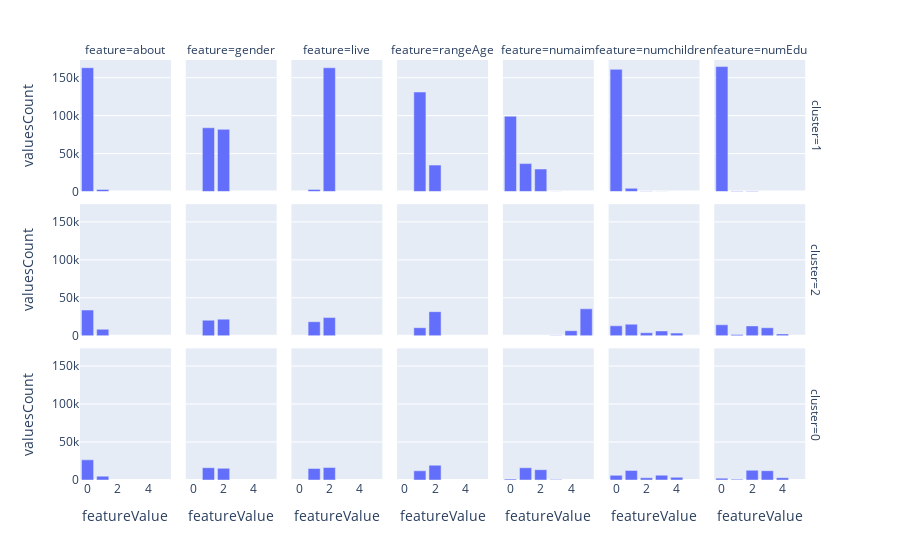

This figure's notebook cell:
### Code cell
import plotly.express as px
df = dfRes
fig = px.bar(df, x="featureValue", y="valuesCount",
             facet_col="feature", facet_row='cluster')
fig.show()

### Figure 1 — Plotly figure (JSON) as saved in the notebook; plotly's stock layout.template omitted (floating-point values rounded to 4 significant figures)
{"data": [{"alignmentgroup": "True", "hovertemplate": "cluster=1<br>feature=about<br>featureValue=%{x}<br>valuesCount=%{y}<extra></extra>", "legendgroup": "", "marker": {"color": "#636efa", "pattern": {"shape": ""}}, "name": "", "offsetgroup": "", "orientation": "v", "showlegend": false, "textposition": "auto", "type": "bar", "x": [0, 1], "xaxis": "x15", "y": [163102, 2845], "yaxis": "y15"}, {"alignmentgroup": "True", "hovertemplate": "cluster=1<br>feature=gender<br>featureValue=%{x}<br>valuesCount=%{y}<extra></extra>", "legendgroup": "", "marker": {"color": "#636efa", "pattern": {"shape": ""}}, "name": "", "offsetgroup": "", "orientation": "v", "showlegend": false, "textposition": "auto", "type": "bar", "x": [1, 2], "xaxis": "x16", "y": [84023, 81924], "yaxis": "y16"}, {"alignmentgroup": "True", "hovertemplate": "cluster=1<br>feature=live<br>featureValue=%{x}<br>valuesCount=%{y}<extra></extra>", "legendgroup": "", "marker": {"color": "#636efa", "pattern": {"shape": ""}}, "name": "", "offsetgroup": "", "orientation": "v", "showlegend": false, "textposition": "auto", "type": "bar", "x": [2, 1], "xaxis": "x17", "y": [163020, 2927], "yaxis": "y17"}, {"alignmentgroup": "True", "hovertemplate": "cluster=1<br>feature=rangeAge<br>featureValue=%{x}<br>valuesCount=%{y}<extra></extra>", "legendgroup": "", "marker": {"color": "#636efa", "pattern": {"shape": ""}}, "name": "", "offsetgroup": "", "orientation": "v", "showlegend": false, "textposition": "auto", "type": "bar", "x": [1, 2], "xaxis": "x18", "y": [131065, 34882], "yaxis": "y18"}, {"alignmentgroup": "True", "hovertemplate": "cluster=1<br>feature=numaim<br>featureValue=%{x}<br>valuesCount=%{y}<extra></extra>", "legendgroup": "", "marker": {"color": "#636efa", "pattern": {"shape": ""}}, "name": "", "offsetgroup": "", "orientation": "v", "showlegend": false, "textposition": "auto", "type": "bar", "x": [0, 1, 2, 3], "xaxis": "x19", "y": [99250, 36853, 29667, 177], "yaxis": "y19"}, {"alignmentgroup": "True", "hovertemplate": "cluster=1<br>feature=numchildren<br>featureValue=%{x}<br>valuesCount=%{y}<extra></extra>", "legendgroup": "", "marker": {"color": "#636efa", "pattern": {"shape": ""}}, "name": "", "offsetgroup": "", "orientation": "v", "showlegend": false, "textposition": "auto", "type": "bar", "x": [0, 1, 2, 3], "xaxis": "x20", "y": [160939, 4344, 570, 94], "yaxis": "y20"}, {"alignmentgroup": "True", "hovertemplate": "cluster=1<br>feature=numEdu<br>featureValue=%{x}<br>valuesCount=%{y}<extra></extra>", "legendgroup": "", "marker": {"color": "#636efa", "pattern": {"shape": ""}}, "name": "", "offsetgroup": "", "orientation": "v", "showlegend": false, "textposition": "auto", "type": "bar", "x": [0, 2, 1], "xaxis": "x21", "y": [164584, 694, 669], "yaxis": "y21"}, {"alignmentgroup": "True", "hovertemplate": "cluster=2<br>feature=about<br>featureValue=%{x}<br>valuesCount=%{y}<extra></extra>", "legendgroup": "", "marker": {"color": "#636efa", "pattern": {"shape": ""}}, "name": "", "offsetgroup": "", "orientation": "v", "showlegend": false, "textposition": "auto", "type": "bar", "x": [0, 1], "xaxis": "x8", "y": [33891, 8565], "yaxis": "y8"}, {"alignmentgroup": "True", "hovertemplate": "cluster=2<br>feature=gender<br>featureValue=%{x}<br>valuesCount=%{y}<extra></extra>", "legendgroup": "", "marker": {"color": "#636efa", "pattern": {"shape": ""}}, "name": "", "offsetgroup": "", "orientation": "v", "showlegend": false, "textposition": "auto", "type": "bar", "x": [2, 1], "xaxis": "x9", "y": [21918, 20538], "yaxis": "y9"}, {"alignmentgroup": "True", "hovertemplate": "cluster=2<br>feature=live<br>featureValue=%{x}<br>valuesCount=%{y}<extra></extra>", "legendgroup": "", "marker": {"color": "#636efa", "pattern": {"shape": ""}}, "name": "", "offsetgroup": "", "orientation": "v", "showlegend": false, "textposition": "auto", "type": "bar", "x": [2, 1], "xaxis": "x10", "y": [23959, 18497], "yaxis": "y10"}, {"alignmentgroup": "True", "hovertemplate": "cluster=2<br>feature=rangeAge<br>featureValue=%{x}<br>valuesCount=%{y}<extra></extra>", "legendgroup": "", "marker": {"color": "#636efa", "pattern": {"shape": ""}}, "name": "", "offsetgroup": "", "orientation": "v", "showlegend": false, "textposition": "auto", "type": "bar", "x": [2, 1], "xaxis": "x11", "y": [31785, 10671], "yaxis": "y11"}, {"alignmentgroup": "True", "hovertemplate": "cluster=2<br>feature=numaim<br>featureValue=%{x}<br>valuesCount=%{y}<extra></extra>", "legendgroup": "", "marker": {"color": "#636efa", "pattern": {"shape": ""}}, "name": "", "offsetgroup": "", "orientation": "v", "showlegend": false, "textposition": "auto", "type": "bar", "x": [5, 4, 3], "xaxis": "x12", "y": [35507, 6709, 240], "yaxis": "y12"}, {"alignmentgroup": "True", "hovertemplate": "cluster=2<br>feature=numchildren<br>featureValue=%{x}<br>valuesCount=%{y}<extra></extra>", "legendgroup": "", "marker": {"color": "#636efa", "pattern": {"shape": ""}}, "name": "", "offsetgroup": "", "orientation": "v", "showlegend": false, "textposition": "auto", "type": "bar", "x": [1, 0, 3, 2, 4], "xaxis": "x13", "y": [15296, 13172, 6438, 4024, 3526], "yaxis": "y13"}, {"alignmentgroup": "True", "hovertemplate": "cluster=2<br>feature=numEdu<br>featureValue=%{x}<br>valuesCount=%{y}<extra></extra>", "legendgroup": "", "marker": {"color": "#636efa", "pattern": {"shape": ""}}, "name": "", "offsetgroup": "", "orientation": "v", "showlegend": false, "textposition": "auto", "type": "bar", "x": [0, 2, 3, 4, 1], "xaxis": "x14", "y": [14473, 13003, 10614, 2526, 1840], "yaxis": "y14"}, {"alignmentgroup": "True", "hovertemplate": "cluster=0<br>feature=about<br>featureValue=%{x}<br>valuesCount=%{y}<extra></extra>", "legendgroup": "", "marker": {"color": "#636efa", "pattern": {"shape": ""}}, "name": "", "offsetgroup": "", "orientation": "v", "showlegend": false, "textposition": "auto", "type": "bar", "x": [0, 1], "xaxis": "x", "y": [26504, 5080], "yaxis": "y"}, {"alignmentgroup": "True", "hovertemplate": "cluster=0<br>feature=gender<br>featureValue=%{x}<br>valuesCount=%{y}<extra></extra>", "legendgroup": "", "marker": {"color": "#636efa", "pattern": {"shape": ""}}, "name": "", "offsetgroup": "", "orientation": "v", "showlegend": false, "textposition": "auto", "type": "bar", "x": [1, 2], "xaxis": "x2", "y": [16204, 15380], "yaxis": "y2"}, {"alignmentgroup": "True", "hovertemplate": "cluster=0<br>feature=live<br>featureValue=%{x}<br>valuesCount=%{y}<extra></extra>", "legendgroup": "", "marker": {"color": "#636efa", "pattern": {"shape": ""}}, "name": "", "offsetgroup": "", "orientation": "v", "showlegend": false, "textposition": "auto", "type": "bar", "x": [2, 1], "xaxis": "x3", "y": [16424, 15160], "yaxis": "y3"}, {"alignmentgroup": "True", "hovertemplate": "cluster=0<br>feature=rangeAge<br>featureValue=%{x}<br>valuesCount=%{y}<extra></extra>", "legendgroup": "", "marker": {"color": "#636efa", "pattern": {"shape": ""}}, "name": "", "offsetgroup": "", "orientation": "v", "showlegend": false, "textposition": "auto", "type": "bar", "x": [2, 1], "xaxis": "x4", "y": [19470, 12114], "yaxis": "y4"}, {"alignmentgroup": "True", "hovertemplate": "cluster=0<br>feature=numaim<br>featureValue=%{x}<br>valuesCount=%{y}<extra></extra>", "legendgroup": "", "marker": {"color": "#636efa", "pattern": {"shape": ""}}, "name": "", "offsetgroup": "", "orientation": "v", "showlegend": false, "textposition": "auto", "type": "bar", "x": [1, 2, 0, 3], "xaxis": "x5", "y": [16083, 13558, 1300, 643], "yaxis": "y5"}, {"alignmentgroup": "True", "hovertemplate": "cluster=0<br>feature=numchildren<br>featureValue=%{x}<br>valuesCount=%{y}<extra></extra>", "legendgroup": "", "marker": {"color": "#636efa", "pattern": {"shape": ""}}, "name": "", "offsetgroup": "", "orientation": "v", "showlegend": false, "textposition": "auto", "type": "bar", "x": [1, 3, 0, 4, 2], "xaxis": "x6", "y": [12580, 6352, 6104, 3585, 2963], "yaxis": "y6"}, {"alignmentgroup": "True", "hovertemplate": "cluster=0<br>feature=numEdu<br>featureValue=%{x}<br>valuesCount=%{y}<extra></extra>", "legendgroup": "", "marker": {"color": "#636efa", "pattern": {"shape": ""}}, "name": "", "offsetgroup": "", "orientation": "v", "showlegend": false, "textposition": "auto", "type": "bar", "x": [2, 3, 4, 0, 1], "xaxis": "x7", "y": [12795, 12224, 3022, 2426, 1117], "yaxis": "y7"}], "layout": {"annotations": [{"font": {}, "showarrow": false, "text": "feature=about", "x": 0.06143, "xanchor": "center", "xref": "paper", "y": 1.0, "yanchor": "bottom", "yref": "paper"}, {"font": {}, "showarrow": false, "text": "feature=gender", "x": 0.2043, "xanchor": "center", "xref": "paper", "y": 1.0, "yanchor": "bottom", "yref": "paper"}, {"font": {}, "showarrow": false, "text": "feature=live", "x": 0.3471, "xanchor": "center", "xref": "paper", "y": 1.0, "yanchor": "bottom", "yref": "paper"}, {"font": {}, "showarrow": false, "text": "feature=rangeAge", "x": 0.49, "xanchor": "center", "xref": "paper", "y": 1.0, "yanchor": "bottom", "yref": "paper"}, {"font": {}, "showarrow": false, "text": "feature=numaim", "x": 0.6329, "xanchor": "center", "xref": "paper", "y": 1.0, "yanchor": "bottom", "yref": "paper"}, {"font": {}, "showarrow": false, "text": "feature=numchildren", "x": 0.7757, "xanchor": "center", "xref": "paper", "y": 1.0, "yanchor": "bottom", "yref": "paper"}, {"font": {}, "showarrow": false, "text": "feature=numEdu", "x": 0.9186, "xanchor": "center", "xref": "paper", "y": 1.0, "yanchor": "bottom", "yref": "paper"}, {"font": {}, "showarrow": false, "text": "cluster=0", "textangle": 90, "x": 0.98, "xanchor": "left", "xref": "paper", "y": 0.1567, "yanchor": "middle", "yref": "paper"}, {"font": {}, "showarrow": false, "text": "cluster=2", "textangle": 90, "x": 0.98, "xanchor": "left", "xref": "paper", "y": 0.5, "yanchor": "middle", "yref": "paper"}, {"font": {}, "showarrow": false, "text": "cluster=1", "textangle": 90, "x": 0.98, "xanchor": "left", "xref": "paper", "y": 0.8433, "yanchor": "middle", "yref": "paper"}], "barmode": "relative", "legend": {"tracegroupgap": 0}, "margin": {"t": 60}, "xaxis": {"anchor": "y", "domain": [0, 0.1229], "title": {"text": "featureValue"}}, "xaxis10": {"anchor": "y10", "domain": [0.2857, 0.4086], "matches": "x", "showticklabels": false}, "xaxis11": {"anchor": "y11", "domain": [0.4286, 0.5514], "matches": "x", "showticklabels": false}, "xaxis12": {"anchor": "y12", "domain": [0.5714, 0.6943], "matches": "x", "showticklabels": false}, "xaxis13": {"anchor": "y13", "domain": [0.7143, 0.8371], "matches": "x", "showticklabels": false}, "xaxis14": {"anchor": "y14", "domain": [0.8571, 0.98], "matches": "x", "showticklabels": false}, "xaxis15": {"anchor": "y15", "domain": [0, 0.1229], "matches": "x", "showticklabels": false}, "xaxis16": {"anchor": "y16", "domain": [0.1429, 0.2657], "matches": "x", "showticklabels": false}, "xaxis17": {"anchor": "y17", "domain": [0.2857, 0.4086], "matches": "x", "showticklabels": false}, "xaxis18": {"anchor": "y18", "domain": [0.4286, 0.5514], "matches": "x", "showticklabels": false}, "xaxis19": {"anchor": "y19", "domain": [0.5714, 0.6943], "matches": "x", "showticklabels": false}, "xaxis2": {"anchor": "y2", "domain": [0.1429, 0.2657], "matches": "x", "title": {"text": "featureValue"}}, "xaxis20": {"anchor": "y20", "domain": [0.7143, 0.8371], "matches": "x", "showticklabels": false}, "xaxis21": {"anchor": "y21", "domain": [0.8571, 0.98], "matches": "x", "showticklabels": false}, "xaxis3": {"anchor": "y3", "domain": [0.2857, 0.4086], "matches": "x", "title": {"text": "featureValue"}}, "xaxis4": {"anchor": "y4", "domain": [0.4286, 0.5514], "matches": "x", "title": {"text": "featureValue"}}, "xaxis5": {"anchor": "y5", "domain": [0.5714, 0.6943], "matches": "x", "title": {"text": "featureValue"}}, "xaxis6": {"anchor": "y6", "domain": [0.7143, 0.8371], "matches": "x", "title": {"text": "featureValue"}}, "xaxis7": {"anchor": "y7", "domain": [0.8571, 0.98], "matches": "x", "title": {"text": "featureValue"}}, "xaxis8": {"anchor": "y8", "domain": [0, 0.1229], "matches": "x", "showticklabels": false}, "xaxis9": {"anchor": "y9", "domain": [0.1429, 0.2657], "matches": "x", "showticklabels": false}, "yaxis": {"anchor": "x", "domain": [0, 0.3133], "title": {"text": "valuesCount"}}, "yaxis10": {"anchor": "x10", "domain": [0.3433, 0.6567], "matches": "y", "showticklabels": false}, "yaxis11": {"anchor": "x11", "domain": [0.3433, 0.6567], "matches": "y", "showticklabels": false}, "yaxis12": {"anchor": "x12", "domain": [0.3433, 0.6567], "matches": "y", "showticklabels": false}, "yaxis13": {"anchor": "x13", "domain": [0.3433, 0.6567], "matches": "y", "showticklabels": false}, "yaxis14": {"anchor": "x14", "domain": [0.3433, 0.6567], "matches": "y", "showticklabels": false}, "yaxis15": {"anchor": "x15", "domain": [0.6867, 1.0], "matches": "y", "title": {"text": "valuesCount"}}, "yaxis16": {"anchor": "x16", "domain": [0.6867, 1.0], "matches": "y", "showticklabels": false}, "yaxis17": {"anchor": "x17", "domain": [0.6867, 1.0], "matches": "y", "showticklabels": false}, "yaxis18": {"anchor": "x18", "domain": [0.6867, 1.0], "matches": "y", "showticklabels": false}, "yaxis19": {"anchor": "x19", "domain": [0.6867, 1.0], "matches": "y", "showticklabels": false}, "yaxis2": {"anchor": "x2", "domain": [0, 0.3133], "matches": "y", "showticklabels": false}, "yaxis20": {"anchor": "x20", "domain": [0.6867, 1.0], "matches": "y", "showticklabels": false}, "yaxis21": {"anchor": "x21", "domain": [0.6867, 1.0], "matches": "y", "showticklabels": false}, "yaxis3": {"anchor": "x3", "domain": [0, 0.3133], "matches": "y", "showticklabels": false}, "yaxis4": {"anchor": "x4", "domain": [0, 0.3133], "matches": "y", "showticklabels": false}, "yaxis5": {"anchor": "x5", "domain": [0, 0.3133], "matches": "y", "showticklabels": false}, "yaxis6": {"anchor": "x6", "domain": [0, 0.3133], "matches": "y", "showticklabels": false}, "yaxis7": {"anchor": "x7", "domain": [0, 0.3133], "matches": "y", "showticklabels": false}, "yaxis8": {"anchor": "x8", "domain": [0.3433, 0.6567], "matches": "y", "title": {"text": "valuesCount"}}, "yaxis9": {"anchor": "x9", "domain": [0.3433, 0.6567], "matches": "y", "showticklabels": false}}}
